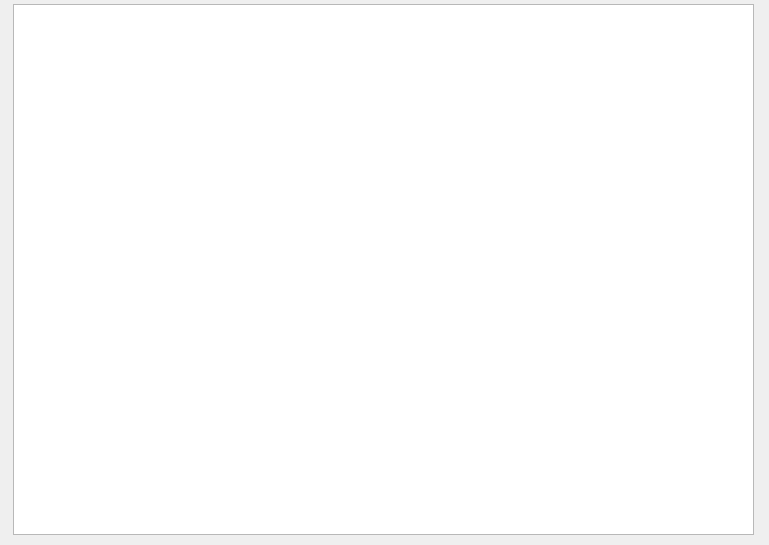
<?xml version="1.0" encoding="UTF-8"?>
<ui version="4.0">
 <class>displayContent</class>
 <widget class="QDialog" name="displayContent">
  <property name="geometry">
   <rect>
    <x>0</x>
    <y>0</y>
    <width>769</width>
    <height>545</height>
   </rect>
  </property>
  <property name="windowTitle">
   <string>Dialog</string>
  </property>
  <widget class="QTextEdit" name="textEdit">
   <property name="geometry">
    <rect>
     <x>13</x>
     <y>4</y>
     <width>741</width>
     <height>531</height>
    </rect>
   </property>
   <property name="readOnly">
    <bool>true</bool>
   </property>
  </widget>
 </widget>
 <resources/>
 <connections/>
</ui>
